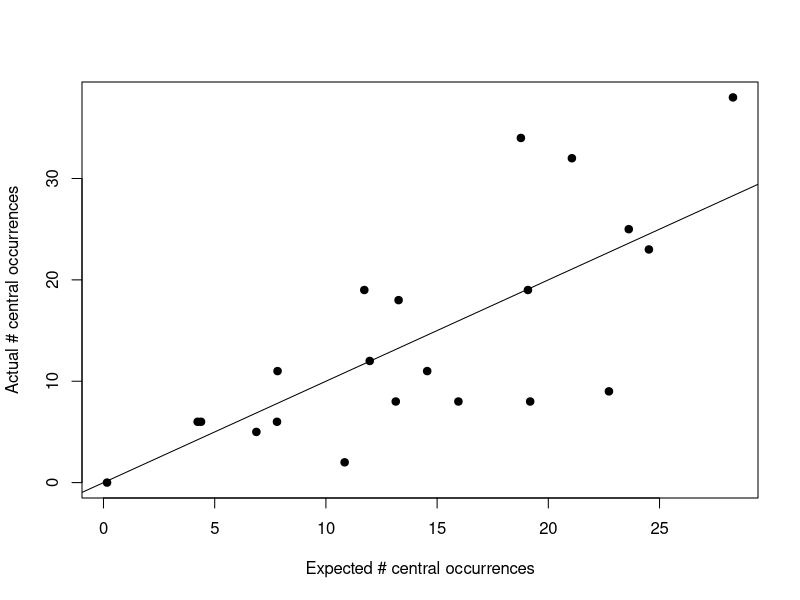

Generate this figure with R:
t<-rep(0,21)
s<-rep(NA,30)

# Below are the residue sequences, taken from the Protein Data Bank
# The 30 proteins considered are from the following PDB entries:
# 2FBD, 1B5V, 132L, 1GD6, 3AB6
# 1VRK, 1PRW, 1DEG, 1CLM, 1CFD
# 1ZMR, 1V6S, 3PGK, 1QPG, 1LTK
# 5GMM, 4WUQ, 2NMX, 1HCB, 1CRM
# 102M, 2NRL, 1MYG, 1LHT, 1YMA
# 3IA3, 1W09, 1Z8U, 1W0B, 1W0A

s[1]<-"XADFDAVLKCWGPVEADYTTIGGLVLTRLFKEHPETQKLFPKFAGIAQADIAGNAAVSAHGATVLKKLGELLKAKGSHAAILKPLANSHATKHKIPINNFKLISEVLVKVMQEKAGLDAGGQTALRNVMGIIIADLEANYKELGFSG"
s[2]<-"MVLSEGEWQLVLHVWAKVEADVAGHGQDILIRLFKSHPETLEKFDRFKHLKTEAEMKASEDLKKAGVTVLTALGAILKKKGHHEAELKPLAQSHATKHKIPIKYLEFISEAIIHVLHSRHPGNFGADAQGAMNKALELFRKDIAAKYKELGYQG"
s[3]<-"GLSDGEWQLVLNVWGKVEADVAGHGQEVLIRLFKGHPETLEKFDKFKHLKSEDEMKASEDLKKHGNTVLTALGGILKKKGHHEAELTPLAQSHATKHKIPVKYLEFISEAIIQVLQSKHPGDFGADAQGAMSKALELFRNDMAAKYKELGFQG"
s[4]<-"GLSDDEWNHVLGIWAKVEPDLSAHGQEVIIRLFQLHPETQERFAKFKNLTTIDALKSSEEVKKHGTTVLTALGRILKQKNNHEQELKPLAESHATKHKIPVKYLEFICEIIVKVIAEKHPSDFGADSQAAMKKALELFRNDMASKYKEFGFQG"
s[5]<-"GLSDGEWQQVLNVWGKVEADIAGHGQEVLIRLFTGHPETLEKFDKFKHLKTEAEMKASEDLKKYGTVVLTALGGILKKKGHHEAELKPLAQSHATKHKIPIKYLEFISDAIIHVLHSKHPGDFGADAQGAMTKALELFRNDIAAKYKELGFQG"

s[6]<-"MALLKANKDLISAGLKEFSVLLNQQVFNDPLVSEEDMVTVVEDWMNFYINYYRQQVTGEPQERDKALQELRQELNTLANPFLAKYRDFLKS"
s[7]<-"LLKANKDLISAGLKEFSVLLNQQVFNDPLVSEEDMVTVVEDWMNFYINYYRQQVTGEPQERDKALQELRQELNTLANPFLAKYRDFLKSHEL"
s[8]<-"MALLKANKDLISAGLKEFSVLLNQQVFNDALVSEEDMVTVVEDWMNFYINYYRQQVTGEPQERDKALQELRQELNTLANPFLAKYRDFLKSHELPSHPPPSS"
s[9]<-"SALLKANKDLISAGLKEFSVLLNQQVFNDALVSEEDMVTVVEDWMNFYINYYRQQVTGEPQERDKALQELRQELNTLANPFLAKYRDFLKSHELPSHPPPSS"
s[10]<-"LLKANKDLISAGLKEFSVLLNQQVFNDPLVSEEDMVTVVEDWMNFYINYYRQQVTGEPQERDKALQELRQELNTLANPFLAKYRDFLKSHEL"

s[11]<-"MASPDWGYDDKNGPEQWSKLYPIANGNNQSPVDIKTSETKHDTSLKPISVSYNPATAKEIINVGHSFHVNFEDNDNRSVLKGGPFSDSYRLFQFHFHWGSTNEHGSEHTVDGVKYSAELHVAHWNSAKYSSLAEAASKADGLAVIGVLMKVGEANPKLQKVLDALQAIKTKGKRAPFTNFDPSTLLPSSLDFWTYPGSLTHPPLYESVTWIICKESISVSSEQLAQFRSLLSNVEGDNAVPMQHNNRPTQPLKGRTVRASF"
s[12]<-"MSPDWGYDDKNGPEQWSKLYPIANGNNQSPVDIKTSETKHDTSLKPISVSYNPATAKEIINVGHSFHVNFEDNDNRSVLKGGPFSDSYRLFQFHFHWGSTNEHGSEHTVDGVKYSAELHVAHWNSAKYSSLAEAASKADGLAVIGVLMKVGEANPKLQKVLDALQAIKTKGKRAPFTNFDPSTLLPSSLDFWTYPGSLTHPPLYESVTWIICKESISVSSEQLAQFRSLLSNVEGDNAVPMQHNNRPTQPLKGRTVRASF"
s[13]<-"ASPDWGYDDKNGPEQWSKLYPIANGNNQSPVDIKTSETKHDTSLKPISVSYNPATAKEIINVGHSFHVNFEDNDNRSVLKGGPFSDSYRLFQFHFHWGSTNEHGSEHTVDGVKYSAELHVAHWNSAKYSSLAEAASKADGLAVIGVLMKVGEANPKLQKVLDALQAIKTKGKRAPFTNFDPSTLLPSSLDFWTYPGSLTHPPLYESVTWIICKESISVSSEQLAQFRSLLSNVEGDNAVPMQHNNRPTQPLKGRTVRASF"
s[14]<-"ASPDWGYDDKNGPEQWSKLYPIANGNNQSPVDIKTSETKHDTSLKPISVSYNPATAKEIINVGHSFHVNFEDNDNRSVLKGGPFSDSYRLFQFHFHWGSTNEHGSEHTVDGVKYSAELHVAHWNSAKYSSLAEAASKADGLAVIGVLMKVGEANPKLQKVLDALQAIKTKGKRAPFTNFDPSTLLPSSLDFWTYPGSLTHPPLYESVTWIICKESISVSSEQLAQFRSLLSNVEGDNAVPMQHNNRPTQPLKGRTVRASF"
s[15]<-"ASPDWGYDDKNGPEQWSKLYPIANGNNQSPVDIKTSETKHDTSLKPISVSYNPATAKEIINVGHSFHVNFEDNQDRSVLKGGPFSDSYRLFQFHFHWGSTNEHGSEHTVDGVKYSAELHVAHWNSAKYSSLAEAASKADGLAVIGVLMKVGEANPKLQKVLDALQAIKTKGKRAPFTNFDPSTLLPSSLDFWTYPGSLTHPPLYESVTWIICKESISVSSEQLAQFRSLLSNVEGDNAVPMQHNNRPTQPLKGRTVRASF"

s[16]<-"MSVIKMTDLDLAGKRVFIRADLNVPVKDGKVTSDARIRASLPTIELALKQGAKVMVTSHLGRPTEGEYNEEFSLLPVVNYLKDKLSNPVRLVKDYLDGVDVAEGELVVLENVRFNKGEKKDDETLSKKYAALCDVFVMDAFGTAHRAQASTHGIGKFADVACAGPLLAAELDALGKALKEPARPMVAIVGGSKVSTKLTVLDSLSKIADQLIVGGGIANTFIAAQGHDVGKSLYEADLVDEAKRLLTTCNIPVPSDVRVATEFSETAPATLKSVNDVKADEQILDIGDASAQELAEILKNAKTILWNGPVGVFEFPNFRKGTEIVANAIADSEAFSIAGGGDTLAAIDLFGIADKISYISTGGGAFLEFVEGKVLPAVAMLEERAKK"
s[17]<-"MRTLLDLDPKGKRVLVRVDYNVPVQDGKVQDETRILESLPTLRHLLAGGASLVLLSHLGRPKGPDPKYSLAPVGEALRAHLPEARFAPFPPGSEEARREAEALRPGEVLLLENVRFEPGEEKNDPELSARYARLGEAFVLDAFGSAHRAHASVVGVARLLPAYAGFLMEKEVRALSRLLKDPERPYAVVLGGAKVSDKIGVIESLLPRIDRLLIGGAMAFTFLKALGGEVGRSLVEEDRLDLAKDLLGRAEALGVRVYLPEDVVAAERIEAGVETRVFPARAIPVPYMGLDIGPKTREAFARALEGARTVFWNGPMGVFEVPPFDEGTLAVGQAIAALEGAFTVVGGGDSVAAVNRLGLKERFGHVSTGGGASLEFLEKGTLPGLEVLEG"
s[18]<-"XSLSSKLSVQDLDLKDKRVFIRVDFNVPLDGKKITSNQRIVAALPTIKYVLEHHPRYVVLASHLGRPNGERNEKYSLAPVAKELQSLLGKDVTFLNDCVGPEVEAAVKASAPGSVILLENLRYHIEEEGSRKVDGQKVKASKEDVQKFRHELSSLADVYINDAFGTAHRAHSSMVGFDLPQRAAGFLLEKELKYFGKALENPTRPFLAILGGAKVADKIQLIDNLLDKVDSIIIGGGMAFTFKKVLENTEIGDSIFDKAVGPEIAKLMEKAKAKGVEVVLPVDFIIADAFSASANTKTVTDKEGIPAGWQGLDNGPESRKLFAATVAKATVILWNGPPGVFEFEKFAAGTKALLDEVVKSSAAGNTVIIGGGDTATVAKKYGVTDKISHVSTGGGASLELLEGKELPGVAFLSEKK"
s[19]<-"SLSSKLSVQDLDLKDKRVFIRVDFNVPLDGKKITSNQRIVAALPTIKYVLEHHPRYVVLASHLGQPNGERNEKYSLAPVAKELQSLLGKDVTFLNDCVGPEVEAAVKASAPGSVILLENLRYHIEEEGSRKVDGQKVKASKEDVQKFRHELSSLADVYINDAFGTAHRAHSSMVGFDLPQRAAGFLLEKELKYFGKALENPTRPFLAILGGAKVADKIQLIDNLLDKVDSIIIGGGMAFTFKKVLENTEIGDSIFDKAGAEIVPKLMEKAKAKGVEVVLPVDFIIADAFSADANTKTVTDKEGIPAGWQGLDNGPESRKLFAATVAKAKTIVWNGPPGVFEFEKFAAGTKALLDEVVKSSAAGNTVIIGGGDTATVAKKYGVTDKISHVSTGGGASLELLEGKELPGVAFLSEKK"
s[20]<-"GHSMHHHHHHLGNKLSISDLKDIKNKKVLVRVDFNVPIENGIIKDTNRITATLPTINHLKKEGASKIILISHCGRPDGLRNEKYTLKPVAETLKGLLGEEVLFLNDCVGKEVEDKINAAKENSVILLENLRFHIEEEGKGVDANGNKVKANKEDVEKFQNDLTKLADVFINDAFGTAHRAHSSMVGVKLNVKASGFLMKKELEYFSKALENPQRPLLAILGGAKVSDKIQLIKNLLDKVDRMIIGGGMAYTFKKVLNNMKIGTSLFDEAGSKIVGEIMEKAKAKNVQIFLPVDFKIADNFDNNANTKFVTDEEGIPDNWMGLDAGPKSIENYKDVILTSKTVIWNGPQGVFEMPNFAKGSIECLNLVVEVTKKGAITIVGGGDTASLVEQQNKKNEISHVSTGGGASLELLEGKELPGVLALSNK"

s[21]<-"ADQLTDEQIAEFKEAFSLFDKDGDGTITTKELGTVMRSLGQNPTEAELQDMINEVDADGNGTIDFPEFLNLMARKMKDTDSEEKLKEAFRVFDKDGNGFISAAELRHVMTNLGEKLTDEEVDEMIREADVDGDGQVNYEEFVQVMMAK"
s[22]<-"XADQLTEEQIAEFKEAFSLFDKDGDGTITTKELGTVMRSLGQNPTEAELQDMINEVDADGNGTIDFPEFLTMMARKMKDTDSEEEIREAFRVFDKDGNGYISAAELRHVMTNLGEKLTDEEVDEMIREADIDGDGQVNYEEFVQMMTAK"
s[23]<-"TEEQIAEFKEAFSLFDKDGDGTITTKELGTVMRSLGQNPTEAELQDMINEVDADGNGTIDFPEFLTMMARKMKDTDSEEIREAFRVFDKDGNGYISAAELRHVMTNLGEKLTDEEVDEMIREANIDGDGQVNYEEFVQMMTA"
s[24]<-"AQELTEEQIAEFKEAFALFDKDGDGTITTKELGTVMRSLGQNPTEAELQDMINEVDADGNGTIDFPEFLSLMARKMKEQDSEEELIEAFKVFDRDGNGLISAAELRHVMTNLGEKLTDDEVDEMIREADIDGDGHINYEEFVRMMVSK"
s[25]<-"ADQLTEEQIAEFKEAFSLFDKDGDGTITTKELGTVMRSLGQNPTEAELQDMINEVDADGNGTIDFPEFLTMMARKMKDTDSEEEIREAFRVFDKDGNGYISAAELRHVMTNLGEKLTDEEVDEMIREADIDGDGQVNYEEFVQMMTAK"

s[26]<-"KTFTRCSLAREMYALGVPKSELPQWTCIAEHESSYRTNVVGPTNSNGSNDYGIFQINNYYWCQPSNGRFSYNECHLSCDALLTDNISNSVTCARKIKSQQGWTAWSTWKYCSGSLPSINDCF"
s[27]<-"KVFERCELARTLKRLGMDGYRGISLANWMCLAKWESGYNTRATNYNAGDRATDYGIFQINSRYWCNDGKTPGAVNACHLSCSALLQDNIADAVACAKRVVRDPQGIRAWVAWRNRCQNRDVRQYVQGCGV"
s[28]<-"KVFGRCELAAAMKRHGLDNYRGYSLGNWVCAAKFESNFNTQATNRNTDGSTDYGILQINSRWWCNDGRTPGSRNLCNIPCSALLSSDITASVNCAKKIVSDGNGMNAWVAWRNRCKGTDVQAWIRGCRL"
s[29]<-"KTFTRCGLVHELRKHGFEENLMRNWVCLVEHESSRDTSKTNTNRNGSKDYGLFQINDRYWCSKGASPGKDCNVKCSDLLTDDITKAAKCAKKIYKRHRFDAWYGWKNHCQGSLPDISSC"
s[30]<-"FAGGTVSQRCLSCICKMESGCRNVGCKMDMGSLSCGYFQIKEAYWIDCGRPGSSWKSCAASSYCASLCVQNYMKRYAKWAGCPLRCEGFAREHNGGPRGCKKGSTIGYWNRLQKISGCHGVQ"
for (j in 1:30){
for (i in 1:nchar(s[j])){
  if (substr(s[j],i,i)=="A") t[1]<-t[1]+10/nchar(s[j])
  if (substr(s[j],i,i)=="C") t[2]<-t[2]+10/nchar(s[j])
  if (substr(s[j],i,i)=="D") t[3]<-t[3]+10/nchar(s[j])
  if (substr(s[j],i,i)=="E") t[4]<-t[4]+10/nchar(s[j])
  if (substr(s[j],i,i)=="F") t[5]<-t[5]+10/nchar(s[j])
  if (substr(s[j],i,i)=="G") t[6]<-t[6]+10/nchar(s[j])
  if (substr(s[j],i,i)=="H") t[7]<-t[7]+10/nchar(s[j])
  if (substr(s[j],i,i)=="I") t[8]<-t[8]+10/nchar(s[j])
  if (substr(s[j],i,i)=="K") t[9]<-t[9]+10/nchar(s[j])
  if (substr(s[j],i,i)=="L") t[10]<-t[10]+10/nchar(s[j])
  if (substr(s[j],i,i)=="M") t[11]<-t[11]+10/nchar(s[j])
  if (substr(s[j],i,i)=="N") t[12]<-t[12]+10/nchar(s[j])
  if (substr(s[j],i,i)=="P") t[13]<-t[13]+10/nchar(s[j])
  if (substr(s[j],i,i)=="Q") t[14]<-t[14]+10/nchar(s[j])
  if (substr(s[j],i,i)=="R") t[15]<-t[15]+10/nchar(s[j])
  if (substr(s[j],i,i)=="S") t[16]<-t[16]+10/nchar(s[j])
  if (substr(s[j],i,i)=="T") t[17]<-t[17]+10/nchar(s[j])
  if (substr(s[j],i,i)=="V") t[18]<-t[18]+10/nchar(s[j])
  if (substr(s[j],i,i)=="W") t[19]<-t[19]+10/nchar(s[j])
  if (substr(s[j],i,i)=="X") t[20]<-t[20]+10/nchar(s[j])
  if (substr(s[j],i,i)=="Y") t[21]<-t[21]+10/nchar(s[j])
}
}

# Here is the vector of counts of the time each amino acid
# appeared among the 10 most central nodes
# The online NAPS tool was done to create the networks
# and determine the eigenvalue centralities
# Determining the corresponding amino acids was done "by hand"
# using the PDB
y<-c(23,6,8,25,8,32,6,18,9,38,5,8,2,19,12,19,11,34,6,0,11)

plot(t,y,pch=19,xlab="Expected # central occurrences",ylab="Actual # central occurrences")
abline(a=0,b=1)

